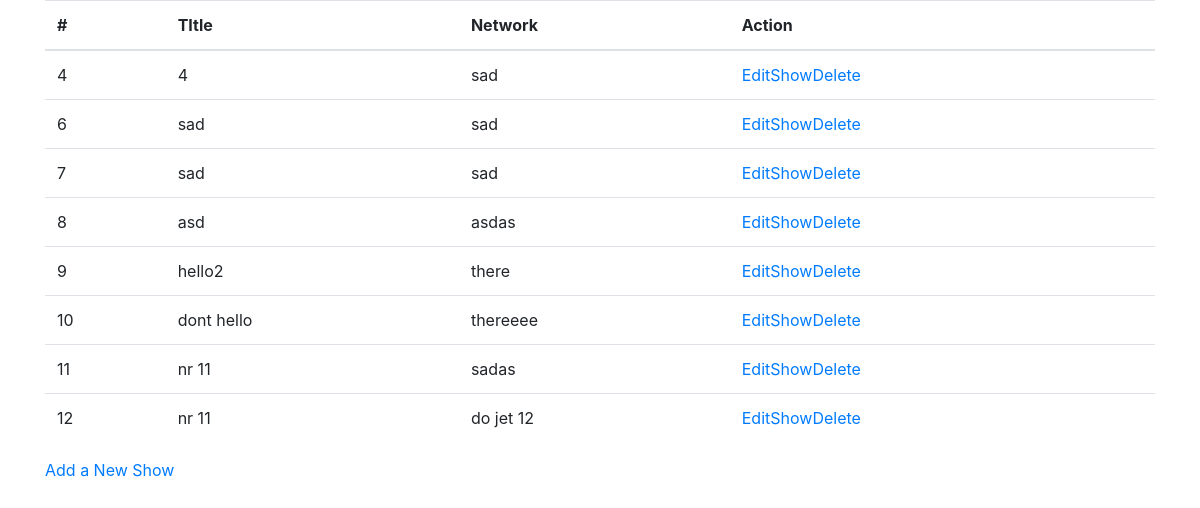
/shows, run on the app's committed database.
### showsapp2/models.py (models this page shows)
class Show(models.Model):
    title = models.CharField(max_length=45)
    network = models.CharField(max_length=45)
    desc = models.TextField()
    release_date = models.DateTimeField()
    created_at = models.DateTimeField(auto_now_add=True)
    updated_at = models.DateTimeField(auto_now=True)

### showsapp2/views.py (the view)
# urls.py: path('shows', views.index),
def index(request):
    context = {
        "shows" : Show.objects.all()
    }
    return render(request, "index.html",context)

### showsapp2/templates/index.html (shortened to what this page needs)
<!DOCTYPE html>
<html lang="en">
<head>
  <link rel="stylesheet" href="https://stackpath.bootstrapcdn.com/bootstrap/4.1.3/css/bootstrap.min.css"
>
</head>
<body>
  <div class="container">
    <div class="row">
      <div class="col-lg-12">
        <table class="table">
          <thead>
            <tr>
              <th scope="col">#</th>
              <th scope="col">TItle</th>
              <th scope="col">Network</th>
              <th scope="col">Action</th>
            </tr>
          </thead>
          <tbody>
            {% for show in shows %}
            <tr>
              <td>{{ show.id }}</td>
              <td>{{ show.title }}</td>
              <td>{{ show.network }}</td>
              <td><a href="/shows/{{ show.id }}/edit">Edit</a><a href="/shows/{{ show.id }}">Show</a><a href="/shows/{{ show.id }}/delete">Delete</a></td>
            </tr>
            {% endfor %}
          </tbody>
        </table>
      </div>
      <div class="col-lg-12">
        <a href="/shows/new">Add a New Show</a>
      </div>
    </div>
  </div>
</body>
</html>

### data on the page
Show: id "4", title "4", network "sad"
Show: id "6", title "sad", network "sad"
Show: id "7", title "sad", network "sad"
Show: id "8", title "asd", network "asdas"
Show: id "9", title "hello2", network "there"
Show: id "10", title "dont hello", network "thereeee"
Show: id "11", title "nr 11", network "sadas"
Show: id "12", title "nr 11", network "do jet 12"
